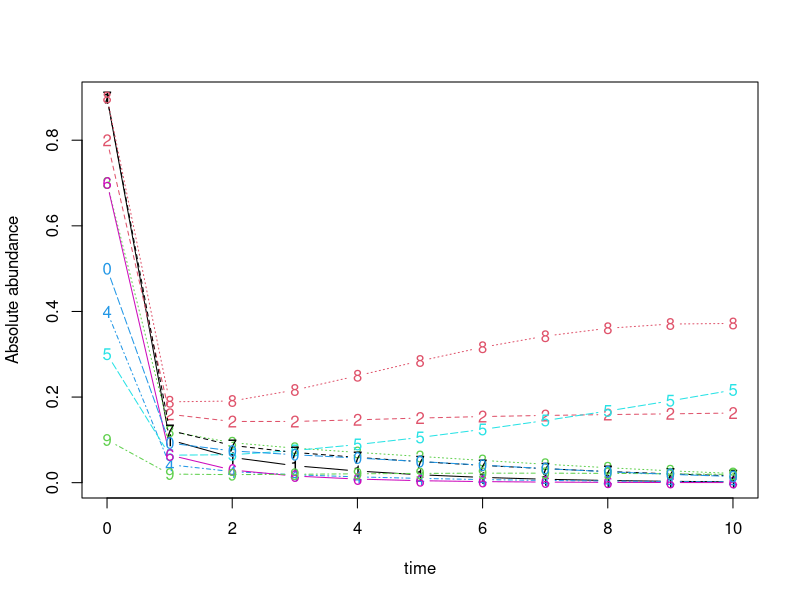

The R source for this figure:
library(deSolve)

#Define GLV with varying coefficient
glv <- function(t, x, params){
  with(as.list(params, c(x)),{
    dx <- alpha*x + x*(c0%*%x)+x*((ck1%*%x)%*%(ck2%*%x))
    list(dx)
  })
}

#Define integration method
n.integrate <- function(time, init.x, model, params){
  as.data.frame(lsoda(init.x, time, model, params))
}


#Define community size
N <- 10

#Define species intrinsic growth rate
alpha <- runif(N)

#Define the constant in species-species interation coefficient
c0 <- matrix(runif(N*N, min = -1, max = 0),nrow = N)
#Set species self interation to -0.5
for (i in 1:N) {
  for (j in 1:N) {
    if (i == j) {
      c0[i,j] <-  -0.5
    }
  }
}

#Define coefficient of linear term in species-species interation coefficient
ck1 <- sample(c(1),N,replace = TRUE)
ck2 <- runif(N, min = -1, max = 0.5)

#Define initial abundance between 0.1 and 1, to 1 decimal place
init.x <- floor(runif(N, min = 1, max = 10))/10

#Solve the ode
dat <- n.integrate(0:10, init.x, glv, list(alpha=alpha, c0=c0, ck1 = ck1, ck2 = ck2))

#Plot
matplot(x=dat$time, y=dat[,-1], typ='b', xlab='time', ylab='Absolute abundance')



###############################################################################
#Uncomment to execute the following section

#Generate 2^N communities where species in each community (max possible N) are present or absent
###############################################################################

#Generate boolean mask of 2^N x N matrix
repeatBinaryNTimes <- rep(list(c(0,1)),N)
mask <- expand.grid(repeatBinaryNTimes)

#Loop through 2^N to apply each row in mask to initial abundance, solve ode, and retrieve final abundance
SSMatrix <- as.data.frame(matrix(nrow = 2^N, ncol = N))
colnm <- c(1:10)
colnames(SSMatrix) <- colnm
for (i in 1:2^N) {
  init <- init.x*mask[i,]
  init <- as.numeric(init)
  dat <- n.integrate(0:10, init, glv, list(alpha=alpha, c0=c0, ck1 = ck1, ck2 = ck2))
  SSMatrix[i,] <- dat[nrow(dat),2:(N+1)]
}
